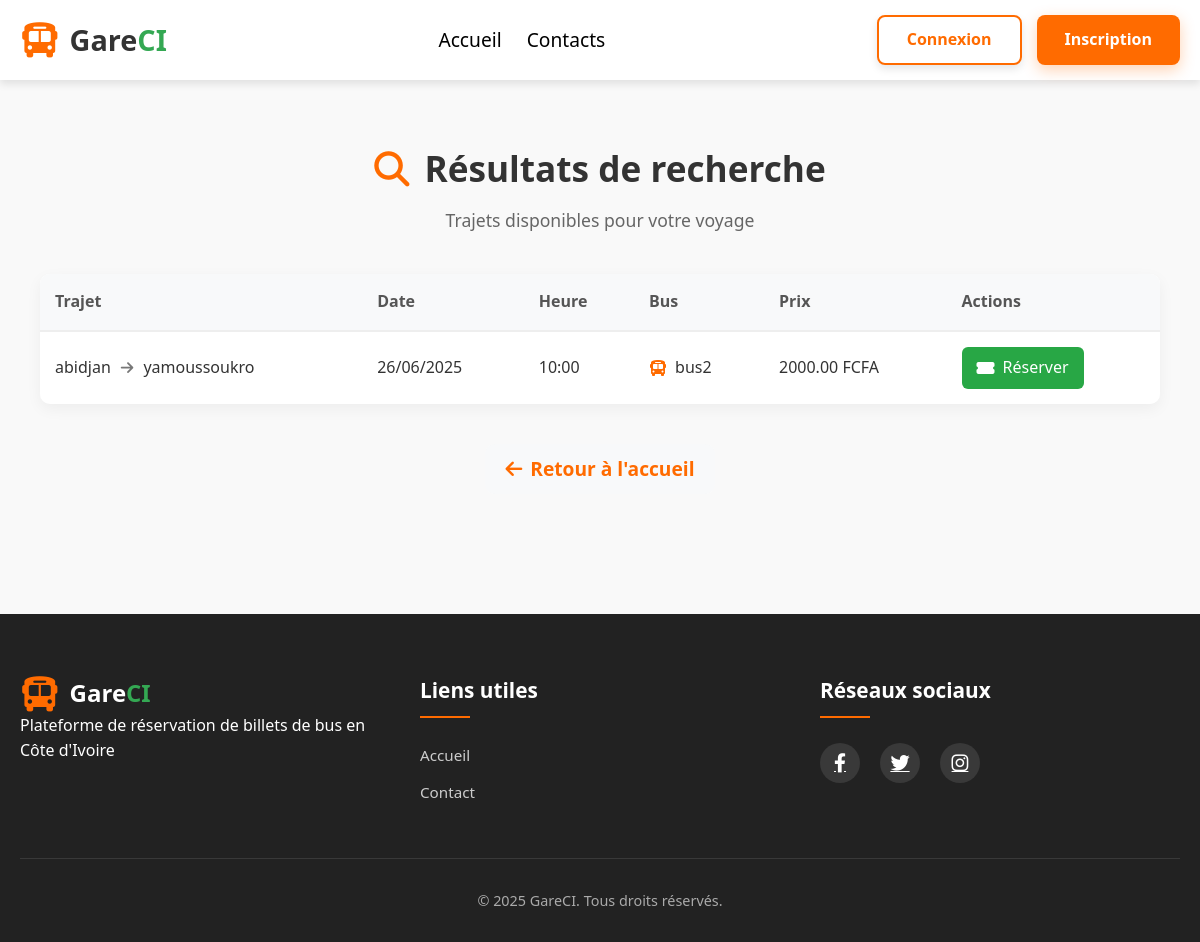
The app's page /search/, older data.
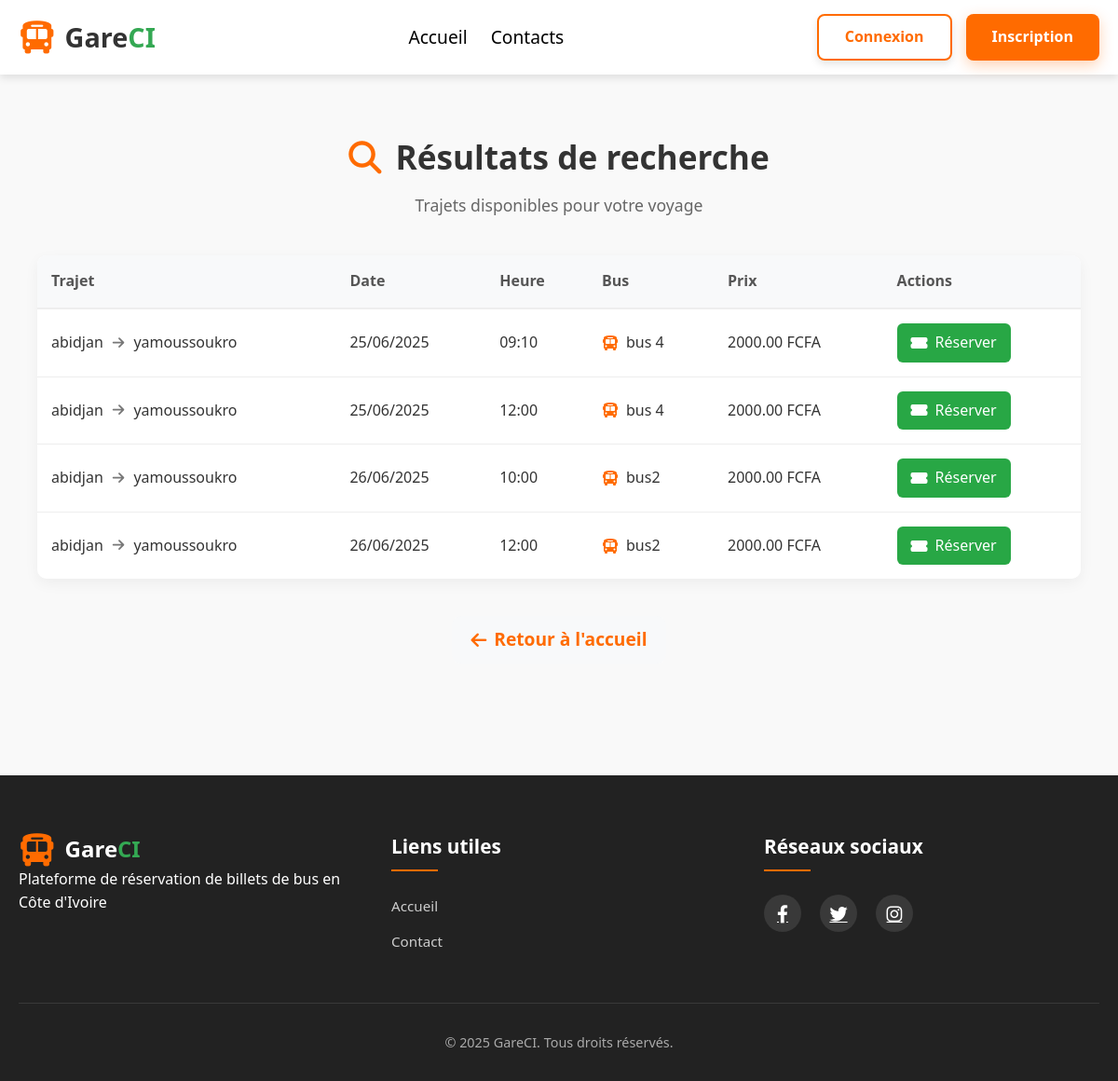
The same page, newer data.
### trips/models.py (models this page shows, shortened)
class Departure(models.Model):
    trip = models.ForeignKey(Trip, on_delete=models.CASCADE)
    bus = models.ForeignKey(Bus, on_delete=models.CASCADE)
    date = models.DateField()
    time = models.TimeField()
    is_active = models.BooleanField(default=True)
    class Meta:
        ordering = ['date', 'time']  # Tri par défaut par date puis heure

class Trip(models.Model):
    origin = models.CharField(max_length=100)       # Ville de départ
    destination = models.CharField(max_length=100)  # Ville d'arrivée
    category = models.ForeignKey(Category, on_delete=models.CASCADE)
    description = models.TextField(blank=True)
    price = models.DecimalField(max_digits=10, decimal_places=2, default=0)  # Prix du trajet

class Bus(models.Model):
    name = models.CharField(max_length=100)
    capacity = models.PositiveIntegerField()
    def __str__(self):
        return self.name

### trips/views.py (the view)
# urls.py: path('search/', search_results, name='search_results'),
def search_results(request):
    origin = request.GET.get('origin', '').strip()
    destination = request.GET.get('destination', '').strip()
    date = request.GET.get('date', '').strip()
    results = Departure.objects.filter(is_active=True)
    if origin and destination:
        results = results.filter(
            Q(trip__origin__icontains=origin) & Q(trip__destination__icontains=destination)
        )
    elif origin:
        results = results.filter(trip__origin__icontains=origin)
    elif destination:
        results = results.filter(trip__destination__icontains=destination)
    if date:
        results = results.filter(date=date)
    return render(request, 'trips/search_results.html', {'results': results})

### trips/templates/trips/search_results.html (shortened to what this page needs)
{% extends 'base.html' %}
{% block content %}
<div class="search-results-container">
    <div class="search-header">
        <h1><i class="fas fa-search"></i> Résultats de recherche</h1>
        <p class="subtitle">Trajets disponibles pour votre voyage</p>
    </div>
    {% if results %}
    <div class="results-table-container">
        <table class="results-table">
            <thead>
                <tr>
                    <th>Trajet</th>
                    <th>Date</th>
                    <th>Heure</th>
                    <th>Bus</th>
                    <th>Prix</th>
                    <th>Actions</th>
                </tr>
            </thead>
            <tbody>
                {% for departure in results %}
                <tr class="result-row">
                    <td data-label="Trajet">
                        <div class="trip-info">
                            <span class="origin">{{ departure.trip.origin }}</span>
                            <i class="fas fa-arrow-right"></i>
                            <span class="destination">{{ departure.trip.destination }}</span>
                        </div>
                    </td>
                    <td data-label="Date">{{ departure.date|date:"d/m/Y" }}</td>
                    <td data-label="Heure">{{ departure.time|time:'H:i' }}</td>
                    <td data-label="Bus">
                        <div class="bus-info">
                            <i class="fas fa-bus"></i> {{ departure.bus }}
                        </div>
                    </td>
                    <td data-label="Prix">{{ departure.trip.price }} FCFA</td>
                    <td data-label="Actions">
                        <a href="{% url 'reservations:reserve' departure.id %}" class="btn-reserve">
                            <i class="fas fa-ticket-alt"></i> Réserver
                        </a>
                    </td>
                </tr>
                {% endfor %}
            </tbody>
        </table>
    </div>
    {% endif %}
    <div class="search-footer">
        <a href="{% url 'trips:home' %}" class="btn-back">
            <i class="fas fa-arrow-left"></i> Retour à l'accueil
        </a>
    </div>
</div>
{% endblock %}

Row changes from the older to the newer data that the page shows:
added Departure: trip.origin "abidjan", trip.destination "yamoussoukro", date "25/06/2025", time "09:10", bus "bus 4", trip.price "2000.00"
added Departure: trip.origin "abidjan", trip.destination "yamoussoukro", date "25/06/2025", time "12:00", bus "bus 4", trip.price "2000.00"
added Departure: trip.origin "abidjan", trip.destination "yamoussoukro", date "26/06/2025", time "12:00", bus "bus2", trip.price "2000.00"
